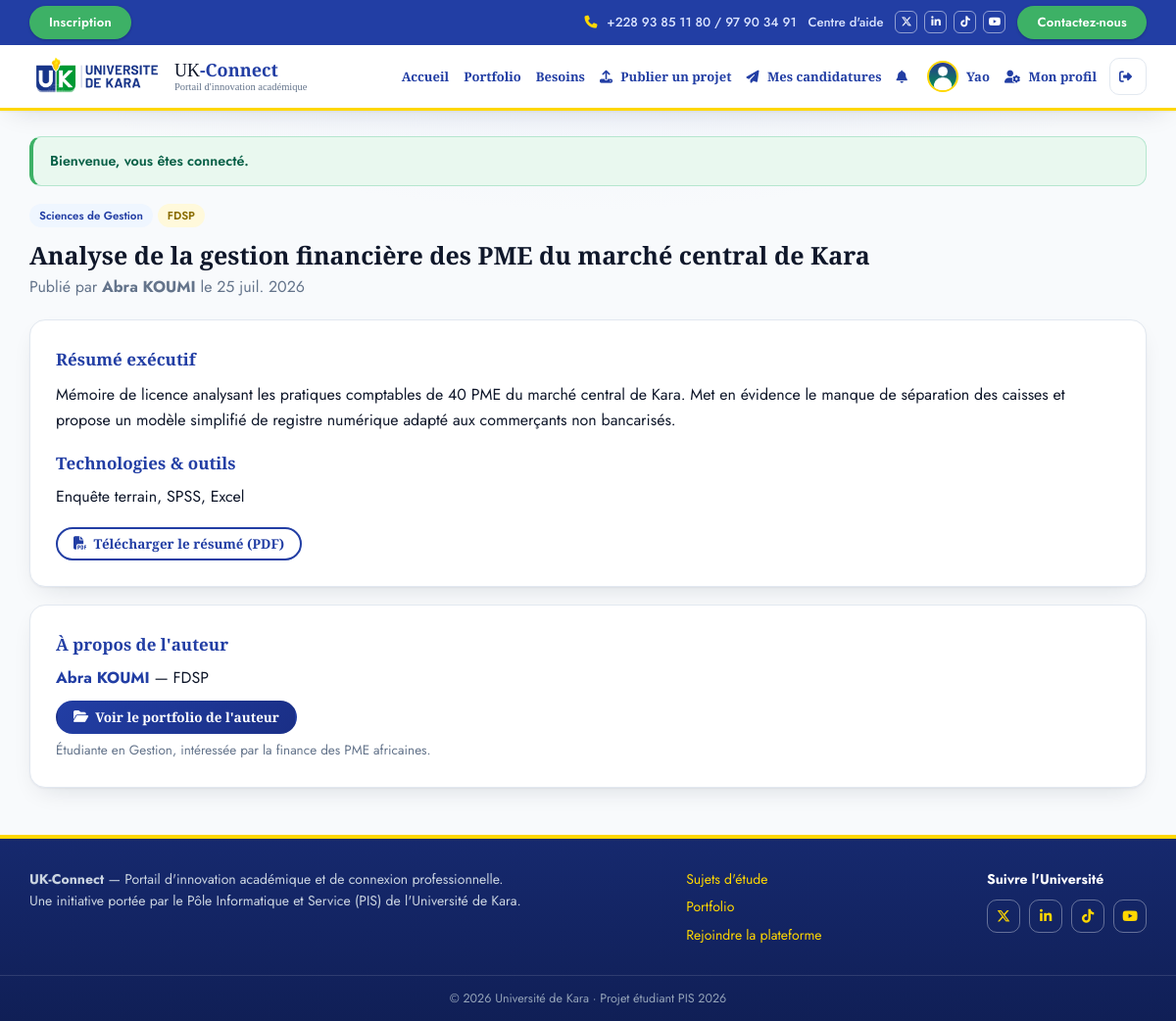
The page /projet-voir.php?id=2 (signed in) on the database its author committed.
### tables this page shows
CREATE TABLE utilisateurs (
    id                INT UNSIGNED  NOT NULL AUTO_INCREMENT COMMENT 'Identifiant unique du compte',
    nom               VARCHAR(100)  NOT NULL                COMMENT 'Nom de famille',
    prenom            VARCHAR(100)  NOT NULL                COMMENT 'Prénom',
    email             VARCHAR(150)  NOT NULL                COMMENT 'Identifiant de connexion (unique)',
    telephone         VARCHAR(20)   NULL                    COMMENT 'Contact visible aux partenaires',
    mot_de_passe      VARCHAR(255)  NOT NULL                COMMENT 'Hachage password_hash (bcrypt/argon2) — JAMAIS en clair',
    role_id           TINYINT UNSIGNED NOT NULL             COMMENT 'Rôle du compte → roles(id)',
    id_faculte        INT UNSIGNED  NULL                    COMMENT 'Faculté de rattachement (étudiants)',
    nom_structure     VARCHAR(150)  NULL                    COMMENT 'Raison sociale (partenaires uniquement)',
    niveau_etudes     VARCHAR(60)   NULL                    COMMENT 'Niveau d''études actuel (Licence 3, Master 1, Ingénieur…)',
    photo_profil      VARCHAR(255)  NULL                    COMMENT 'Nom du fichier avatar',
    banniere_profil   VARCHAR(255)  NULL                    COMMENT 'Nom du fichier bannière de couverture',
    bio               TEXT          NULL                    COMMENT 'Présentation libre du profil',
    actif             BOOLEAN       NOT NULL DEFAULT TRUE   COMMENT 'Suppression douce : FALSE = compte désactivé',
    date_creation     TIMESTAMP     NOT NULL DEFAULT CURRENT_TIMESTAMP COMMENT 'Création du compte',
    date_modification TIMESTAMP     NOT NULL DEFAULT CURRENT_TIMESTAMP
                                    ON UPDATE CURRENT_TIMESTAMP COMMENT 'Dernière mise à jour (auto)',
    PRIMARY KEY (id),
    UNIQUE KEY uq_utilisateurs_email (email),
    KEY idx_utilisateurs_role (role_id),
    CONSTRAINT fk_utilisateurs_role     FOREIGN KEY (role_id)   REFERENCES roles(id)
                                        ON DELETE RESTRICT ON UPDATE CASCADE,
    CONSTRAINT fk_utilisateurs_faculte  FOREIGN KEY (id_faculte) REFERENCES facultes(id)
                                        ON DELETE SET NULL ON UPDATE CASCADE,
    CONSTRAINT chk_utilisateurs_email   CHECK (email LIKE '%_@_%._%'),
    CONSTRAINT chk_utilisateurs_mdp     CHECK (CHAR_LENGTH(mot_de_passe) >= 20)
                                         
                                         
);

CREATE TABLE projets_etudiants (
    id                  INT UNSIGNED NOT NULL AUTO_INCREMENT COMMENT 'Identifiant du projet',
    id_etudiant         INT UNSIGNED NOT NULL                COMMENT 'Auteur → utilisateurs(id)',
    titre_projet        VARCHAR(200) NOT NULL                COMMENT 'Titre du mémoire / projet',
    departement         VARCHAR(150) NULL                    COMMENT 'Domaine d''étude précis',
    resume_executif     TEXT         NOT NULL                COMMENT 'Résumé complet du projet',
    technologies_outils VARCHAR(255) NULL                    COMMENT 'Outils / méthodes utilisés',
    fichier_resume_pdf  VARCHAR(255) NULL                    COMMENT 'Nom du fichier PDF joint',
    date_publication    TIMESTAMP    NOT NULL DEFAULT CURRENT_TIMESTAMP COMMENT 'Mise en ligne',
    date_modification   TIMESTAMP    NOT NULL DEFAULT CURRENT_TIMESTAMP
                                     ON UPDATE CURRENT_TIMESTAMP COMMENT 'Dernière mise à jour (auto)',
    PRIMARY KEY (id),
    KEY idx_projets_etudiant_date (id_etudiant, date_publication),   
    FULLTEXT KEY ft_projets_recherche (titre_projet, resume_executif)  
);

CREATE TABLE facultes (
    id          INT UNSIGNED NOT NULL AUTO_INCREMENT COMMENT 'Identifiant de la faculté',
    nom_faculte VARCHAR(150) NOT NULL                COMMENT 'Intitulé complet de la faculté / institut',
    sigle       VARCHAR(20)  NOT NULL                COMMENT 'Sigle officiel (FLESH, FASEG…)',
    PRIMARY KEY (id),
    UNIQUE KEY uq_facultes_sigle (sigle)
);

### includes/auth.php (called while the page is built, shortened)
<?php
require_once __DIR__ . '/../config/database.php';
require_once __DIR__ . '/functions.php';
function current_user(): ?array
{
    static $cache = false;
    global $USER_COURANT;
    if ($cache !== false) return $USER_COURANT;
    $cache = true;
    $st = db()->prepare(
        'SELECT u.*, r.code AS role_code, f.sigle AS faculte_sigle
         FROM utilisateurs u
         JOIN roles r        ON r.id = u.role_id
         LEFT JOIN facultes f ON f.id = u.id_faculte
         WHERE u.id = ? AND u.actif = 1'
    );
    $st->execute([$_SESSION['user_id']]);
    $u = $st->fetch();
    $USER_COURANT = $u;
    return $u;
}
function est_etudiant(): bool  { $u = current_user(); return $u && $u['role_code'] === 'etudiant'; }
function est_partenaire(): bool{ $u = current_user(); return $u && $u['role_code'] === 'partenaire'; }
function est_admin(): bool     { $u = current_user(); return $u && $u['role_code'] === 'admin'; }

### config/database.php (called while the page is built, shortened)
<?php
function db(): PDO
{
    static $pdo = null;
    if ($pdo === null) {
        $dsn = 'mysql:host=' . DB_HOST . ';dbname=' . DB_NAME . ';charset=utf8mb4';
        try {
            $pdo = new PDO($dsn, DB_USER, DB_PASS, [
                PDO::ATTR_ERRMODE            => PDO::ERRMODE_EXCEPTION,
                PDO::ATTR_DEFAULT_FETCH_MODE => PDO::FETCH_ASSOC,
                PDO::ATTR_EMULATE_PREPARES   => false,
            ]);
        } catch (PDOException $e) {
            die('Impossible de se connecter à la base de données.
                 Vérifiez que MySQL est démarré dans XAMPP et que la base « ukconnect »
                 est importée (voir README.md).');
        }
    }
    return $pdo;
}

### projet-voir.php (the view, shortened to what this page needs)
<?php
require_once __DIR__ . '/includes/auth.php';
$pdo = db();
$id = (int)($_GET['id'] ?? 0);
$st = $pdo->prepare(
    'SELECT p.*, CONCAT(u.prenom, " ", u.nom) AS auteur, u.id AS auteur_id,
            u.bio AS auteur_bio, u.telephone AS auteur_tel, f.sigle AS faculte_sigle
     FROM projets_etudiants p
     JOIN utilisateurs u  ON u.id = p.id_etudiant
     LEFT JOIN facultes f ON f.id = u.id_faculte
     WHERE p.id = ?'
);
$st->execute([$id]);
$p = $st->fetch();
require __DIR__ . '/includes/header.php';
?>
<div class="page-titre">
  <div class="etiquettes" style="margin-bottom:8px;">
    <?php if ($p['departement']): ?><span class="etiquette"><?= e($p['departement']) ?></span><?php endif; ?>
    <?php if ($p['faculte_sigle']): ?><span class="etiquette etiquette-or"><?= e($p['faculte_sigle']) ?></span><?php endif; ?>
  </div>
  <h1><?= e($p['titre_projet']) ?></h1>
  <p>Publié par <b><?= e($p['auteur']) ?></b> le <?= date_fr($p['date_publication']) ?></p>
</div>
<div class="panneau" style="margin-bottom:18px;">
  <h2 style="font-size:17px; margin-bottom:10px; color:var(--bleu);">Résumé exécutif</h2>
  <p style="white-space: pre-line;"><?= e($p['resume_executif']) ?></p>
  <?php if ($p['technologies_outils']): ?>
    <h2 style="font-size:17px; margin:18px 0 8px; color:var(--bleu);">Technologies & outils</h2>
    <p><?= e($p['technologies_outils']) ?></p>
  <?php endif; ?>
  <?php if ($p['fichier_resume_pdf']): ?>
    <p style="margin-top:18px;">
      <a class="btn btn-outline btn-petit" target="_blank"
         href="<?= url('assets/uploads/' . rawurlencode($p['fichier_resume_pdf'])) ?>">
        <i class="fa-solid fa-file-pdf"></i> Télécharger le résumé (PDF)
      </a>
    </p>
  <?php endif; ?>
</div>
<div class="panneau">
  <h2 style="font-size:17px; margin-bottom:8px; color:var(--bleu);">À propos de l'auteur</h2>
  <p><a href="<?= url('etudiant.php?id=' . (int)$p['auteur_id']) ?>"><b><?= e($p['auteur']) ?></b></a>
     <?php if ($p['faculte_sigle']): ?> — <?= e($p['faculte_sigle']) ?><?php endif; ?></p>
  <a class="btn btn-bleu btn-petit" style="margin-top:10px;"
     href="<?= url('etudiant.php?id=' . (int)$p['auteur_id']) ?>">
     <i class="fa-solid fa-folder-open"></i> Voir le portfolio de l'auteur</a>
  <?php if ($p['auteur_bio']): ?><p class="muted" style="margin-top:6px;"><?= e($p['auteur_bio']) ?></p><?php endif; ?>
</div>
<?php require __DIR__ . '/includes/footer.php'; ?>

### includes/header.php (shortened to what this page needs)
<?php
require_once __DIR__ . '/auth.php';
$u = current_user();
$chemin = $_SERVER['SCRIPT_NAME'] ?? '';
$navActif = function (string $suffixe) use ($chemin): string {
    if ($suffixe === '/index.php' && str_ends_with($chemin, 'admin/index.php')) return '';
    return str_ends_with($chemin, $suffixe) ? ' nav-actif' : '';
};
?>
<!DOCTYPE html>
<html lang="fr">
<head>
<link rel="stylesheet" href="https://cdnjs.cloudflare.com/ajax/libs/font-awesome/6.5.1/css/all.min.css">
<link rel="stylesheet" href="<?= url('assets/css/style.css') ?>">
</head>
<body>
<div class="topbar">
  <div class="conteneur topbar-interieur">
    <a class="topbar-btn" href="<?= url('inscription.php') ?>">Inscription</a>
    <div class="topbar-droite">
      <a class="topbar-lien topbar-tel" href="tel:+22893851180">
        <i class="fa-solid fa-phone"></i> +228 93 85 11 80 / 97 90 34 91</a>
      <a class="topbar-lien topbar-aide" href="<?= url('verifier-installation.php') ?>">Centre d'aide</a>
      <span class="topbar-sociaux">
        <a href="https://x.com/KaraUniversite" target="_blank" rel="noopener" aria-label="X (Twitter)" title="X (Twitter)"><i class="fa-brands fa-x-twitter"></i></a>
        <a href="https://www.linkedin.com/school/universit%C3%A9-de-kara" target="_blank" rel="noopener" aria-label="LinkedIn" title="LinkedIn"><i class="fa-brands fa-linkedin-in"></i></a>
        <a href="https://www.tiktok.com/@univkara_togo" target="_blank" rel="noopener" aria-label="TikTok" title="TikTok"><i class="fa-brands fa-tiktok"></i></a>
        <a href="https://www.youtube.com/@universitedekaratv7082" target="_blank" rel="noopener" aria-label="YouTube" title="YouTube"><i class="fa-brands fa-youtube"></i></a>
      </span>
      <a class="topbar-btn" href="mailto:admin@ukconnect.tg">Contactez-nous</a>
    </div>
  </div>
</div>
<header class="barre">
  <div class="conteneur barre-interieur">
    <a class="logo" href="<?= url('index.php') ?>">
      <img src="<?= url('assets/images/logo-uk.png') ?>" alt="Université de Kara" class="logo-img">
      <span class="logo-texte">UK<strong>-Connect</strong>
        <small>Portail d'innovation académique</small>
      </span>
    </a>
    <nav class="nav" id="nav">
      <a href="<?= url('index.php') ?>" class="<?= $navActif('/index.php') ?>">Accueil</a>
      <a href="<?= url('projets.php') ?>" class="<?= $navActif('/projets.php') ?>">Portfolio</a>
      <a href="<?= url('sujets.php') ?>" class="<?= $navActif('/sujets.php') ?>">Besoins</a>
      <?php if (est_admin()): ?>
        <a href="<?= url('admin/index.php') ?>" class="nav-admin<?= $navActif('admin/index.php') ?>"><i class="fa-solid fa-user-shield"></i> Administration</a>
      <?php elseif (est_partenaire()): ?>
        <a href="<?= url('sujet-deposer.php') ?>" class="<?= $navActif('/sujet-deposer.php') ?>"><i class="fa-solid fa-plus"></i> Déposer un besoin</a>
        <a href="<?= url('partenaire-espace.php') ?>" class="<?= $navActif('/partenaire-espace.php') ?>"><i class="fa-solid fa-briefcase"></i> Mon espace</a>
      <?php elseif (est_etudiant()): ?>
        <a href="<?= url('projet-publier.php') ?>" class="<?= $navActif('/projet-publier.php') ?>"><i class="fa-solid fa-upload"></i> Publier un projet</a>
        <a href="<?= url('mes-candidatures.php') ?>" class="<?= $navActif('/mes-candidatures.php') ?>"><i class="fa-solid fa-paper-plane"></i> Mes candidatures</a>
      <?php endif; ?>
      <?php if ($u): ?>
        <a href="<?= url('notifications.php') ?>" title="Mes notifications" class="nav-cloche<?= $navActif('/notifications.php') ?>">
          <i class="fa-solid fa-bell"></i><span class="nav-libelle"> Notifications</span>
        </a>
        <?php
        $lienProfilNom = $u['role_code'] === 'etudiant'
            ? url('etudiant.php?id=' . (int)$u['id'])
            : url('profil.php');
        ?>
        <a class="nav-profil" href="<?= $lienProfilNom ?>"
           title="<?= $u['role_code'] === 'etudiant' ? 'Voir mon profil public (portfolio)' : 'Mon profil' ?>">
          <?php if (!empty($u['photo_profil'])): ?>
            <img class="nav-avatar" src="<?= url('assets/uploads/avatars/' . rawurlencode($u['photo_profil'])) ?>"
                 alt="Ma photo de profil">
          <?php else: ?>
            <span class="nav-avatar nav-avatar-initiales">
              <?= e(mb_strtoupper(mb_substr($u['prenom'], 0, 1) . mb_substr($u['nom'], 0, 1))) ?>
            </span>
          <?php endif; ?>
          <span class="nav-libelle"><?= e($u['prenom']) ?></span>
        </a>
        <?php if ($u['role_code'] === 'etudiant'): ?>
          <a href="<?= url('profil.php') ?>" class="<?= $navActif('/profil.php') ?>"><i class="fa-solid fa-user-gear"></i> Mon profil</a>
        <?php endif; ?>
        <a class="nav-ico" href="<?= url('deconnexion.php') ?>"
           title="Se déconnecter"><i class="fa-solid fa-right-from-bracket"></i></a>
      <?php endif; ?>
    </nav>
  </div>
</header>
<main class="conteneur principal">
<?= flash_afficher() ?>

### rows shown on the page
utilisateurs: photo_profil (picture), prenom "Yao"
projets_etudiants: departement "Sciences de Gestion", facultes.sigle "FDSP", titre_projet "Analyse de la gestion financière des PME du marché central de Kara", date_publication "25 juil. 2026", resume_executif "Mémoire de licence analysant les pratiques comptables de 40 PME du marché central de Kara. Met en évidence le manque de séparation des caisses et propose un modèle simplifié de registre numérique adapté aux commerçants non bancarisés.", technologies_outils "Enquête terrain, SPSS, Excel", utilisateurs.bio "Étudiante en Gestion, intéressée par la finance des PME africaines."

### other values the page prints
$f['message'] "Bienvenue, vous êtes connecté."
$p['auteur'] "Abra KOUMI"
